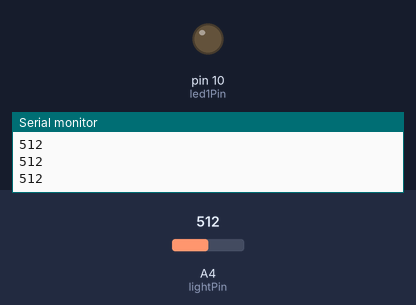
This sketch was run on a simulated Arduino Uno, built with avr-gcc and run on an emulated ATmega328P. Shown: output pins drawn as LEDs (lit = HIGH), the last lines printed to the serial monitor. Inputs (shaded band) come from the test bench; at power-on: A4 (lightPin) = 512.

Above: at 1.2 s.
1.3 s: A4 (lightPin) set to 833
2.8 s: A4 (lightPin) set to 858
At 3.5 s:
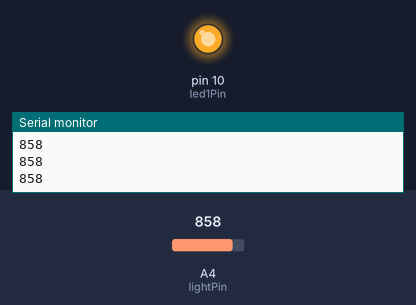
4.3 s: A4 (lightPin) set to 716
At 5.5 s:
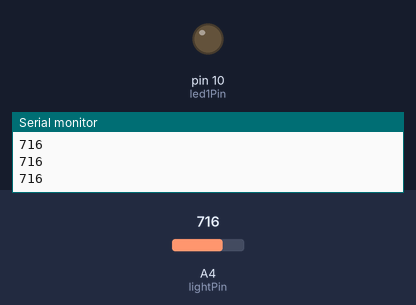
5.8 s: A4 (lightPin) set to 900
At 6.7 s:
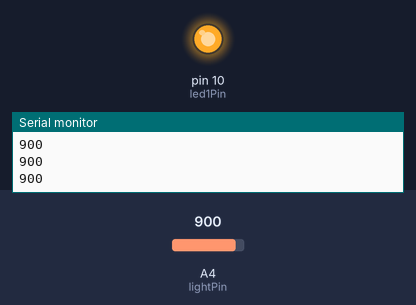
Timing chart, 0 to 8.3 s (numbered marks = the images above; inputs shaded):
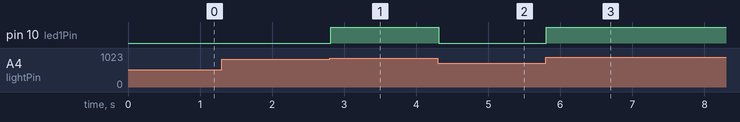

The sketch:

LightSensor2.ino
```cpp
/* This program is the Thinker1 Light Sensor Activity Two

    written by Thinkspace
    www.powerhousemuseum.com/thinkspace
*/

// We have a photocell connected to analog pin 4

//define pins
int lightPin = 4;
int led1Pin = 10;


//create a variable to hold the data we read in
int value = 0;

void setup()
{
  // initialize the LED pins as digital outputs
  pinMode(led1Pin, OUTPUT);

  //turn the serial port on
  Serial.begin(115200);
}

void loop()
{
  //test to make sure serial port is available before trying to read it
  while(Serial.available()==0)
  {
      // read the input pin
      value = analogRead(lightPin);

      // print the contents of the variable to the serial monitor
      Serial.println(value);

      //map the values
      value = map(value, 362, 845, 0, 1);

      //use conditional statement to turn LEDs on and off
      if(value==1)
      {
         digitalWrite(led1Pin, HIGH);
      }
      else
      {
        digitalWrite(led1Pin, LOW);
      }

      //short delay before reading again
      delay(25);
  }
}
```

Measured:
- the behaviour switches between 844 and 845 on A4 (lightPin) (found by bisection; images 0 and 1)
- after the input at 2.8 s, pin 10 (led1Pin): LOW → HIGH at once
- after the input at 4.3 s, pin 10 (led1Pin): HIGH → LOW at once
- after the input at 5.8 s, pin 10 (led1Pin): LOW → HIGH at once
